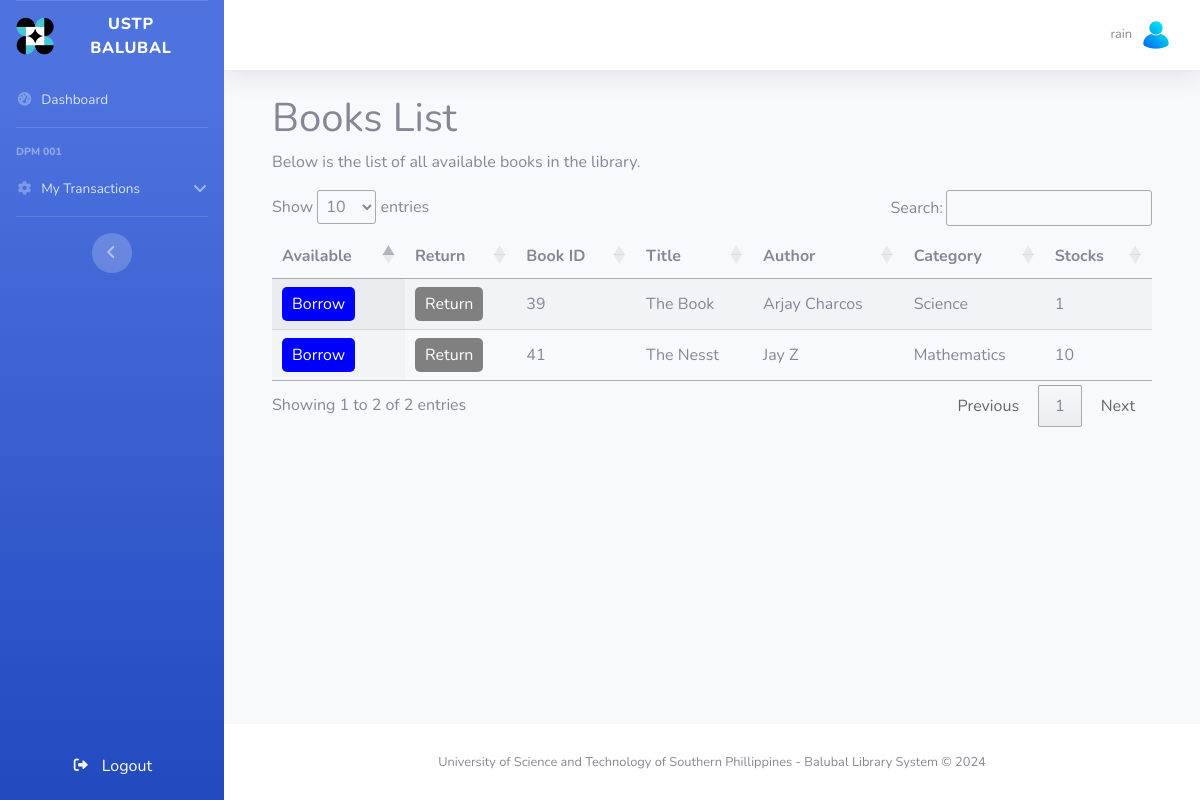
The page /borrower/dashboard.php (signed in) on the database its author committed.
### tables this page shows
CREATE TABLE `tblbooks` (
  `bookId` int(11) NOT NULL,
  `title` varchar(100) NOT NULL,
  `dateAdded` timestamp NOT NULL DEFAULT current_timestamp(),
  `quantity` int(11) NOT NULL,
  `authorId` int(11) DEFAULT NULL,
  `categoryId` int(11) DEFAULT NULL,
  `callNum` varchar(11) NOT NULL,
  `accessionNum` varchar(5) NOT NULL,
  `barcodeNum` varchar(11) NOT NULL,
  `publisher` varchar(30) NOT NULL,
  `publishedDate` date DEFAULT NULL
);

CREATE TABLE `tblcategory` (
  `categoryId` int(11) NOT NULL,
  `categoryName` varchar(30) NOT NULL
);

### borrower/dashboard.php (the view, shortened to what this page needs)
<?php
include('db/db-connect.php');
$userId = $_SESSION['user_id'];
$query = "SELECT b.bookId, b.title, b.quantity,
                 CONCAT(a.firstName, ' ', a.lastName) AS authorName,
                 c.categoryName,
                 COALESCE((
                     SELECT returned
                     FROM tblreturnborrow
                     WHERE tblreturnborrow.bookId = b.bookId
                       AND tblreturnborrow.borrowerId = ?
                     ORDER BY borrowId DESC
                     LIMIT 1
                 ), 'Yes') AS returnedStatus
          FROM tblbooks b
          JOIN tblauthor a ON b.authorId = a.authorId
          JOIN tblcategory c ON b.categoryId = c.categoryId";
$stmt = $conn->prepare($query);
$stmt->bind_param("i", $userId);
$stmt->execute();
$result = $stmt->get_result();
?>
<!DOCTYPE html>
<html lang="en">
<head>
    <link rel="stylesheet" href="https://cdn.datatables.net/1.13.6/css/jquery.dataTables.min.css">
</head>
<body>
    <div class="container">
        <h1>Books List</h1>
        <p>Below is the list of all available books in the library.</p>
        <table id="dataTable" class="display" style="width:100%">
            <thead>
                <tr>
                    <th>Available</th>
                    <th>Return</th>
                    <th>Book ID</th>
                    <th>Title</th>
                    <th>Author</th>
                    <th>Category</th>
                    <th>Stocks</th>
                </tr>
            </thead>
            <tbody>
                <?php
                if ($result->num_rows > 0) {
                    while ($row = $result->fetch_assoc()) {
                        echo "<tr>";
                        echo "<td>";
                        if ($row['quantity'] > 0) {
                            echo "<button class='btn-action' onclick='handleBorrow(" . $row['bookId'] . ")'>Borrow</button>";
                        } else {
                            echo "<button class='btn-nostock' disabled>Unavailable</button>";
                        }
                        echo "</td>";
                        echo "<td>";
                        if ($row['returnedStatus'] === 'No') {
                            echo "<button class='btn-action return-btn' onclick='handleReturn(" . $row['bookId'] . ")'>Return</button>";
                        } else {
                            echo "<button class='btn-action return-btn' disabled>Return</button>";
                        }
                        echo "</td>";
                        echo "<td>" . $row['bookId'] . "</td>";
                        echo "<td>" . htmlspecialchars($row['title']) . "</td>";
                        echo "<td>" . htmlspecialchars($row['authorName']) . "</td>";
                        echo "<td>" . htmlspecialchars($row['categoryName']) . "</td>";
                        echo "<td>" . $row['quantity'] . "</td>";
                        echo "</tr>";
                    }
                }
                ?>
            </tbody>
        </table>
    </div>
</body>
</html>
<?php
$content = ob_get_clean();
include('templates/main.php');
?>

### borrower/templates/main.php (shortened to what this page needs)
<!DOCTYPE html>
<html lang="en">
<head>
    <link href="assets/vendor/fontawesome-free/css/all.min.css" rel="stylesheet" type="text/css">
    <link href="assets/css/sb-admin-2.min.css" rel="stylesheet">
    <link rel="stylesheet" href="https://cdnjs.cloudflare.com/ajax/libs/font-awesome/6.0.0-beta3/css/all.min.css">
</head>
<body id="page-top">
    <div id="wrapper">
        <ul class="navbar-nav bg-gradient-primary sidebar sidebar-dark accordion" id="accordionSidebar">
            <?php include('templates/sidebar.php'); ?>
        </ul>
        <div id="content-wrapper" class="d-flex flex-column">
            <div id="content">
                <nav class="navbar navbar-expand navbar-light bg-white topbar mb-4 static-top shadow">
                    <ul class="navbar-nav ml-auto">
                        <li class="nav-item dropdown no-arrow">
                            <a class="nav-link dropdown-toggle" href="#" id="userDropdown" role="button" data-toggle="dropdown" aria-haspopup="true" aria-expanded="false">
                                <span class="mr-2 d-none d-lg-inline text-gray-600 small">
                                    <?php
                                        echo isset($_SESSION['username']) ? $_SESSION['username'] : 'Guest';
                                    ?>
                                </span>
                                <img class="img-profile rounded-circle" src="assets/img/profile.png">
                            </a>
                        </li>
                    </ul>
                </nav>
                <div class="container-fluid">
                    <?php echo $content; ?>
                </div>
            </div>
            <footer class="sticky-footer bg-white">
                <div class="container my-auto">
                    <div class="copyright text-center my-auto">
                        <span>University of Science and Technology of Southern Phillippines - Balubal Library System &copy; 2024</span>
                    </div>
                </div>
            </footer>
        </div>
    </div>
</body>
</html>

### borrower/templates/sidebar.php (shortened to what this page needs)
<ul class="navbar-nav bg-gradient-primary sidebar sidebar-dark accordion" id="accordionSidebar">
    <a class="sidebar-brand d-flex align-items-center justify-content-center" href="dashboard.php">
                <div class="sidebar-brand-icon">
                    <img src="assets/img/logo.png" alt="Logo" width="38" height="38">
                </div>
                <div class="sidebar-brand-text mx-3">USTP Balubal</div>
            </a>
    <li class="nav-item">
        <a class="nav-link" href="dashboard.php">
            <i class="fas fa-fw fa-tachometer-alt"></i>
            <span>Dashboard</span>
        </a>
    </li>
    <hr class="sidebar-divider">
    <div class="sidebar-heading">
        DPM 001
    </div>
    <li class="nav-item">
        <a class="nav-link" href="#" data-toggle="collapse" data-target="#collapseOne" aria-expanded="true" aria-controls="collapseOne">
            <i class="fas fa-fw fa-cog"></i>
            <span>My Transactions</span>
        </a>
    </li>
    <hr class="sidebar-divider">
    <div class="text-center d-none d-md-inline">
        <button class="rounded-circle border-0" id="sidebarToggle"></button>
    </div>
        <li class="nav-item mt-auto">
            <form action="process/logout.php" method="POST" class="p-0 text-center">
                <button type="submit" class="btn btn-block text-white">
                    <i class="fas fa-sign-out-alt fa-sm fa-fw mr-2 text-white"></i>
                    Logout
                </button>
            </form>
        </li>
</ul>

### borrower/dashboard.php (style rules this page uses)
.btn-action { padding: 5px 10px; background-color: blue; color: white; border: none; border-radius: 5px; cursor: pointer; }
.return-btn { background-color: #28a745; }
.return-btn:disabled { background-color: grey; cursor: not-allowed; }

### rows shown on the page
tblbooks: bookId "39", title "The Book", authorName "Arjay Charcos", categoryId.categoryName "Science", quantity "1"
tblbooks: bookId "41", title "The Nesst", authorName "Jay Z", categoryId.categoryName "Mathematics", quantity "10"

### other values the page prints
$_SESSION['username'] "rain"
